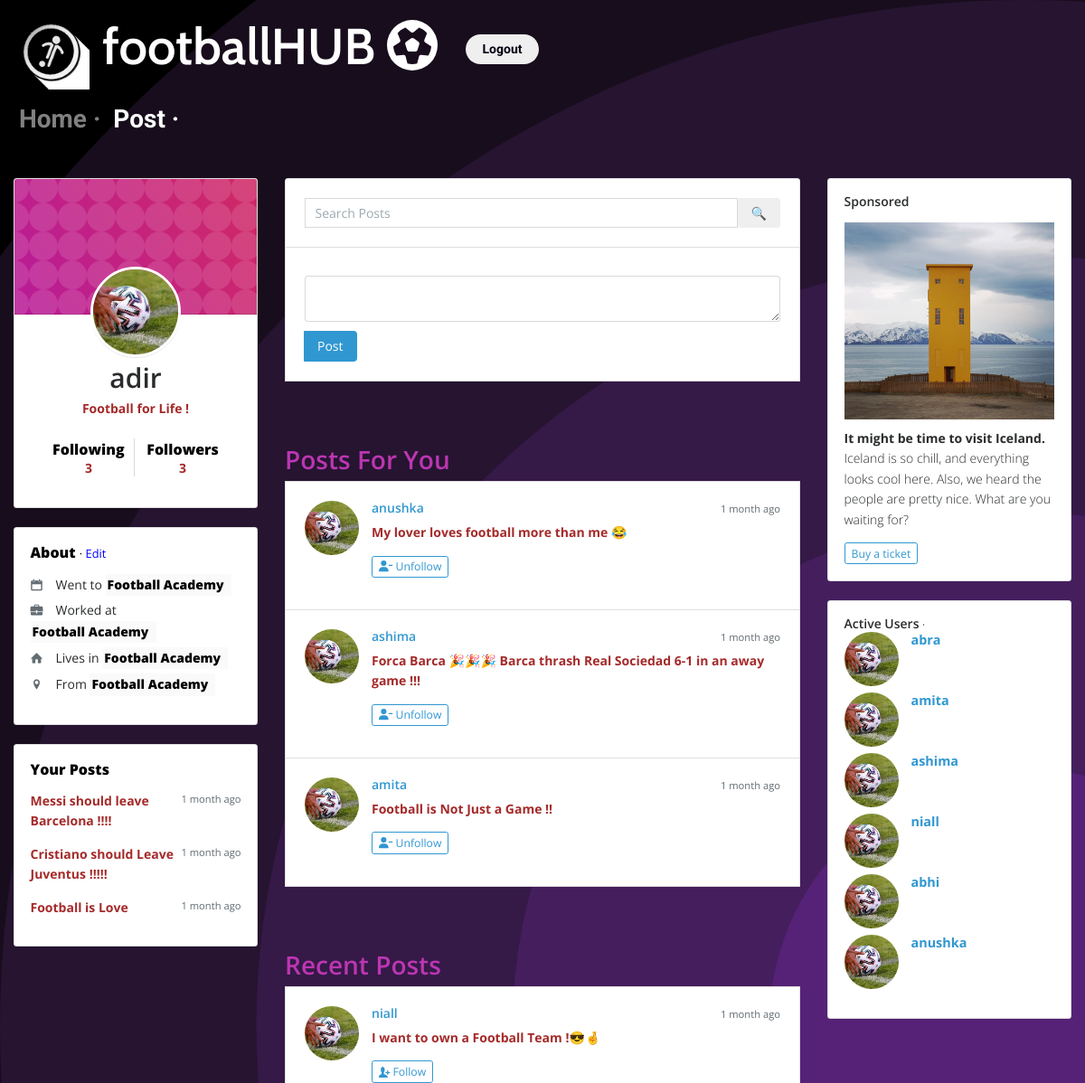
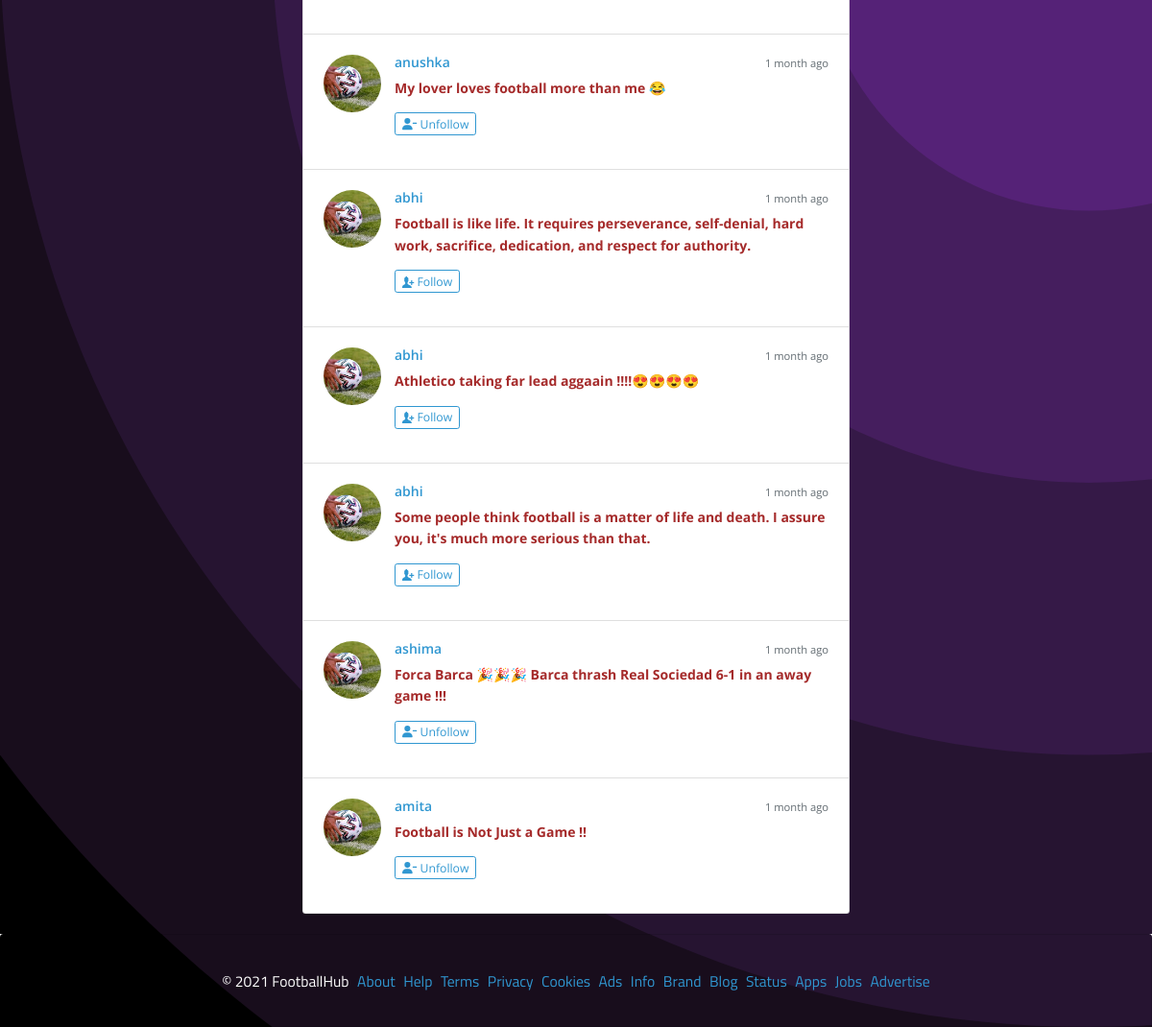
Screenshot of /?page=post (signed in) with the database file from the repository (2 pictures, top to bottom).
### tables this page shows
CREATE TABLE `users` (
  `id` int(11) NOT NULL,
  `username` text NOT NULL,
  `email` text NOT NULL,
  `password` text NOT NULL,
  `code` text NOT NULL
);

CREATE TABLE `details` (
  `id` int(11) NOT NULL,
  `userid` int(11) NOT NULL,
  `went` text NOT NULL,
  `worked` text NOT NULL,
  `lives` text NOT NULL,
  `belong` text NOT NULL
);

CREATE TABLE `posts` (
  `id` int(11) NOT NULL,
  `userid` int(11) NOT NULL,
  `post` text NOT NULL,
  `datetime` timestamp NOT NULL DEFAULT current_timestamp() ON UPDATE current_timestamp()
);

### functions.php (the view, shortened to what this page needs)
<?php
    include("hash.php");
    $link=mysqli_connect($host,$userName,$password,$dbName);
    function time_since($since) {
        $chunks = array(
            array(60 * 60 * 24 * 365 , 'year'),
            array(60 * 60 * 24 * 30 , 'month'),
            array(60 * 60 * 24 * 7, 'week'),
            array(60 * 60 * 24 , 'day'),
            array(60 * 60 , 'hour'),
            array(60 , 'min'),
            array(1 , 'sec')
        );
        for ($i = 0, $j = count($chunks); $i < $j; $i++) {
            $seconds = $chunks[$i][0];
            $name = $chunks[$i][1];
            if (($count = floor($since / $seconds)) != 0) {
                break;
            }
        }
        $print = ($count == 1) ? '1 '.$name : "$count {$name}s";
        return $print;
    }
     function displaySearch(){
        echo '<form><div class="input-group">
        <input type="hidden" name="page" value="post">
        <input type="text" name="query" class="form-control" id="seaarch" size="100px" placeholder="Search Posts">
       <div class="input-group-btn">
           <div>
               <button type="submit" class="btn">&#128269;</button>
           </div>
       </div>
    </div>
   </form>';
    }
     function displayPostBox(){
        if(isset($_SESSION['id'])){
            echo '
                    <div id="postSuccess" class="alert alert-success">Your Post was Posted Successfully</div>
                    <div id="postFail" class="alert alert-danger"></div>
                    <textarea class="form-control" id="postContent"></textarea>
                    <div class="input-group-btn">
                        <button class="btn btn-primary" id="postButton">Post</button>
                    </div>
                        ';
        }
    }
     function displayPosts($type){
        global $link;
        if($type=="public"){
            $whereClause="";
        }else if($type=="isFollowing"){
            $whereClause="";
            $query="SELECT * FROM `isFollowing` WHERE `follower` = ".mysqli_real_escape_string($link,$_SESSION['id']);
            if($result=mysqli_query($link,$query)){
                if(mysqli_num_rows($result)>0){
                    while($row=mysqli_fetch_assoc($result)){
                        if($whereClause==""){
                            $whereClause="WHERE";
                        }else{
                            $whereClause.=" OR";
                        }
                        $whereClause.=" userid=".$row['isFollowing'];
                    }
                }
            }
        }else if($type=="yourPosts"){
            $whereClause="WHERE userid=".mysqli_real_escape_string($link,$_SESSION['id']);
        }else if($type=="search"){
            echo "<p style='font-size:200%;color:white;'>Showing Results For <b>'".mysqli_real_escape_string($link,$_GET['query'])."'</b> :</p>";
            $whereClause="WHERE `post` LIKE '%".mysqli_real_escape_string($link,$_GET['query'])."%'";
        }else if(is_numeric($type)){
            $userQuery="SELECT * FROM `users` WHERE id=".mysqli_real_escape_string($link,$type)." LIMIT 1";
            $userQueryResult=mysqli_query($link,$userQuery);
            $user=mysqli_fetch_assoc($userQueryResult);
            echo "<h2 style='color:#BC36B2;'>".mysqli_real_escape_string($link,$user['username'])."'s Posts</h2>";
            $whereClause="WHERE userid=".mysqli_real_escape_string($link,$type);
        }
        $query="SELECT * FROM `posts` ".$whereClause." ORDER BY `datetime` DESC LIMIT 10 ";
        if($result=mysqli_query($link,$query)){
            if(mysqli_num_rows($result)==0){
                echo '<div class="container post">
                               There are no posts to display !
                            </div>
                        ';
            }else{
                while($row=mysqli_fetch_assoc($result)){
                    $userQuery="SELECT * FROM `users` WHERE id=".mysqli_real_escape_string($link,$row['userid'])." LIMIT 1";
                    $userQueryResult=mysqli_query($link,$userQuery);
                    $user=mysqli_fetch_assoc($userQueryResult);
                    if ($user['id'] == $_SESSION['id'] && $type!="yourPosts") {
                        continue;
                    }
                    if($type=="yourPosts"){
                        echo "<div class='media-body'>
                        <div class='media-heading'>
                            <small class='float-right text-muted'>".time_since(time()-strtotime($row['datetime'])+19800)." ago</small>
                        </div>
                        <p class='brown'>".$row['post']."</p> ";
                        echo "</div>";
                        continue;
                    }
                    echo "<li class='media list-group-item p-4'>
                        <img class='media-object d-flex align-self-start mr-3' src='assets/img/profile.jpg'>
                        <div class='media-body'>
                            <div class='media-heading'>
                                <small class='float-right text-muted'>".time_since(time()-strtotime($row['datetime'])+19800)." ago</small>
                                <h6 style='color:blueviolet;'><a href='http://localhost/FootballHub/?page=post&userid='".$user['id']."'>".$user['username']."</a></h6>
                            </div>
                            <p class='brown'>".$row['post']."</p>
                             <p><a class='toggleFollow' data-userId='".$row['userid']."'>";
                            $isFollowingQuery="SELECT * FROM `isFollowing` WHERE `follower` = ".mysqli_real_escape_string($link,$_SESSION['id'])." AND `isFollowing`= ".mysqli_real_escape_string($link,$row['userid'])." LIMIT 1";
                            if($isFollowingQueryResult=mysqli_query($link,$isFollowingQuery)){
                                if(mysqli_num_rows($isFollowingQueryResult)>0){
                                    echo '<button class="btn btn-outline-primary btn-sm">
                                    <span class="fas fa-user-minus"></span> Unfollow</button>';
                                }else{
                                    echo '<button class="btn btn-outline-primary btn-sm">
                                    <span class="icon icon-add-user"></span> Follow</button>';
                                }
                            }
                            echo "</a></p>
                        </div>
                        </li> ";
                }
            }
        }
    }
    function displayUser(){
        global $link;
        $query="SELECT * FROM `users` LIMIT 10";
        if($result=mysqli_query($link,$query)){
            while($row=mysqli_fetch_assoc($result)){
                if ($row['id'] == $_SESSION['id']) {
                    continue;
                }
                echo '<li class="media mb-2">
                <img class="media-object d-flex align-self-start mr-3" src="assets/img/profile.jpg">
                <div class="media-body">
                  <strong><a style="font-size:1.2vw;" href="http://localhost/FootballHub/?page=post&userid='.$row["id"].'">'.$row["username"].'</a></strong>
                </div>
              </li>';
            }
        }
    }
    function displaySponsor(){
        echo '
        <div class="card mb-4 hidden-md-down">
          <div class="card-block">
            <h6 class="mb-3">Sponsored</h6>
            <div data-grid="images" data-target-height="150">
                <img class="media-object" data-width="640" data-height="640" data-action="zoom"
                src="assets/img/sponsor.jpg">
            </div>
            <p><strong>It might be time to visit Iceland.</strong> Iceland is so chill, and everything looks cool here.
              Also, we heard the people are pretty nice. What are you waiting for?</p>
            <a href="https://www.skyscanner.co.in/flights-to/is/cheap-flights-to-iceland.html" target="_blank"><button class="btn btn-outline-primary btn-sm">Buy a ticket</button></a>
          </div>
        </div>
        ';
    }

### Views/post.php (shortened to what this page needs)
<?php
    $query="SELECT `username` FROM `users` WHERE `id`=".$_SESSION['id']." LIMIT 1";
    if($resultcheck=mysqli_query($link,$query)){
        $rowcheck=mysqli_fetch_assoc($resultcheck);
        $username=$rowcheck['username'];
    }
    $queri="SELECT * FROM `details` WHERE `userid`=".$_SESSION['id']." LIMIT 1";
    if($risultcheck=mysqli_query($link,$queri)){
        $roucheck=mysqli_fetch_assoc($risultcheck);
        $went=$roucheck['went'];
        $worked=$roucheck['worked'];
        $lives=$roucheck['lives'];
        $belong=$roucheck['belong'];
    }
?>
<div class="container pt-4">
    <div class="row">
    <?php if(isset($_SESSION['id'])){ ?>
      <div class="col-md-3 container-outer">
        <div class="card card-profile mb-4">
          <div class="card-header profile"></div>
          <div class="card-block text-center">
            <img class="card-profile-img" src="assets/img/profile.jpg">
            <h6 class="card-title black;" style="font-size:30px;">
                <?php echo $username;  ?>
            </h6>
            <p class="mb-4 brown">Football for Life !</p>
            <ul class="card-menu">
              <li class="card-menu-item">
                <a href="#userModal" class="text-inherit black" data-toggle="modal">
                  Following
                  <h6 class="my-0 brown"><?php $count=mysqli_num_rows(mysqli_query($link,'SELECT `follower` FROM `isFollowing` WHERE `follower`='.$_SESSION['id'])); echo $count; ?> </h6>
                </a>
              </li>
              <li class="card-menu-item">
                <a href="#userModal" class="text-inherit black" data-toggle="modal">
                  Followers
                  <h6 class="my-0 brown"><?php $counti=mysqli_num_rows(mysqli_query($link,'SELECT `isFollowing` FROM `isFollowing` WHERE `isFollowing`='.$_SESSION['id'])); echo $counti; ?></h6>
                </a>
              </li>
            </ul>
          </div>
        </div>
        <div class="card visible-md-block visible-lg-block mb-4">
          <div class="card-block">
            <h6 class="mb-3 black">About <small>· <span id="edit" style="color:blue; cursor:pointer">Edit</span></small></h6>
            <ul class="list-unstyled list-spaced">
              <li class="edit"><span class="text-muted icon icon-calendar mr-3 "></span><span style="font-weight:400;">Went to </span><input type="text" id="first" class="black" size="15" value="<?php
                                        if($went==""){
                                            echo "Football Academy";
                                        } else {
                                            echo $went;
                                        } ?>" disabled >
                </li>
              <li class="edit"><span class="text-muted icon icon-briefcase mr-3 "></span><span style="font-weight:400;">Worked at </span><input type="text" id="worked" class="black" value="<?php if($worked==""){ echo "Football Academy"; } else { echo $worked; } ?>" size="15" disabled ></li>
              <li class="edit"><span class="text-muted icon icon-home mr-3 "></span><span style="font-weight:400;">Lives in </span><input type="text" id="lives" class="black" value="<?php if($lives==""){ echo "Football Academy"; } else { echo $lives; } ?>" size="15" disabled ></li>
              <li class="edit"><span class="text-muted icon icon-location-pin mr-3 "></span><span style="font-weight:400;">From </span><input type="text" id="belong" class="black" value="<?php if($belong==""){ echo "Football Academy"; } else { echo $belong; } ?>" size="15" disabled ></li>
            </ul>
          </div>
        </div>
        <div class="card visible-md-block visible-lg-block">
          <div class="card-block">
            <h6 class="mb-3 black">Your Posts</h6>
                <?php displayPosts("yourPosts"); ?>
          </div>
        </div>
      </div>
      <?php  } ?>
      <div class="col-md-6 container-outer">
        <ul class="list-group media-list media-list-stream mb-4">
        <?php if(isset($_SESSION['id'])){ ?>
          <li class="media list-group-item p-4">
            <?php displaySearch(); ?>
          </li>
        <?php  } ?>
          <?php if(isset($_SESSION['id'])){ ?>
            <li class="media list-group-item p-4">
                <?php displayPostBox();
                 ?>
            </li>
          <?php  } ?>
            <?php if(isset($_SESSION['id'])&&(mysqli_num_rows(mysqli_query($link,'SELECT `isFollowing` FROM `isFollowing` WHERE `follower`='.$_SESSION['id'])))>0){ ?>
                <h2 style="color:#BC36B2;">Posts For You</h2>
                <?php displayPosts("isFollowing"); ?>
            <?php  } ?>
            <h2 style="color:#BC36B2;">Recent Posts</h2>
            <?php displayPosts("public"); ?>
        </ul>
      </div>
    <?php if(isset($_SESSION['id'])){
            echo '<div class="col-lg-3">';
                 displaySponsor();
        }
    ?>
    <?php if(isset($_SESSION['id'])){ ?>
        <div class="card mb-4 hidden-md-down">
          <div class="card-block">
            <h6 class="mb-3">Active Users <small>· <br>
            <ul class="media-list media-list-stream container-content-middle">
                <?php displayUser(); ?>
            </ul>
          </div>
        </div>
    <?php  } ?>
      </div>
    </div>
  </div>

### assets/css/application.css (style rules this page uses)
strong { font-weight: bold; }

### assets/css/style.css (style rules this page uses)
body { width: 1px; min-width: 100%; *width: 100%; background-color: #000000; background-attachment: fixed; background-size: cover; }
button { cursor:pointer; }
.container-outer { overflow-x:scroll; overflow-y:hidden; overflow: -moz-scrollbars-none; -ms-overflow-style: none; }
.profile { background-color: #ffffff; background-attachment: fixed; background-size: cover; }
.edit input { border: none; display: inline; font-family: inherit; font-size: inherit; padding: none; width: auto; }
.brown { color:brown; font-size:14px; font-weight: 700; }
.black { color:black; font-size: 16px; font-weight: 900; }

### rows the page displays
users: username "adir"
details: went "Football Academy", worked "Football Academy", lives "Football Academy", belong "Football Academy"
posts: post "Messi should leave Barcelona !!!!"
posts: post "Cristiano should Leave Juventus !!!!!"
posts: post "Football is Love"
posts: userid.username "anushka", post "My lover loves football more than me 😂", shows "Unfollow"
posts: userid.username "ashima", post "Forca Barca 🎉🎉🎉 Barca thrash Real Sociedad 6-1 in an away game !!!", shows "Unfollow"
posts: userid.username "amita", post "Football is Not Just a Game !!", shows "Unfollow"
posts: userid.username "niall", post "I want to own a Football Team !😎🤞", shows "Follow"
posts: userid.username "abhi", post "Football is like life. It requires perseverance, self-denial, hard work, sacrifice, dedication, and respect for authority.", shows "Follow"
posts: userid.username "abhi", post "Athletico taking far lead aggaain !!!!😍😍😍😍", shows "Follow"
posts: userid.username "abhi", post "Some people think football is a matter of life and death. I assure you, it's much more serious than that.", shows "Follow"
users: username "abra"
users: username "amita"
users: username "ashima"
users: username "niall"
users: username "abhi"
users: username "anushka"

### other values shown
$count "3"
$counti "3"
